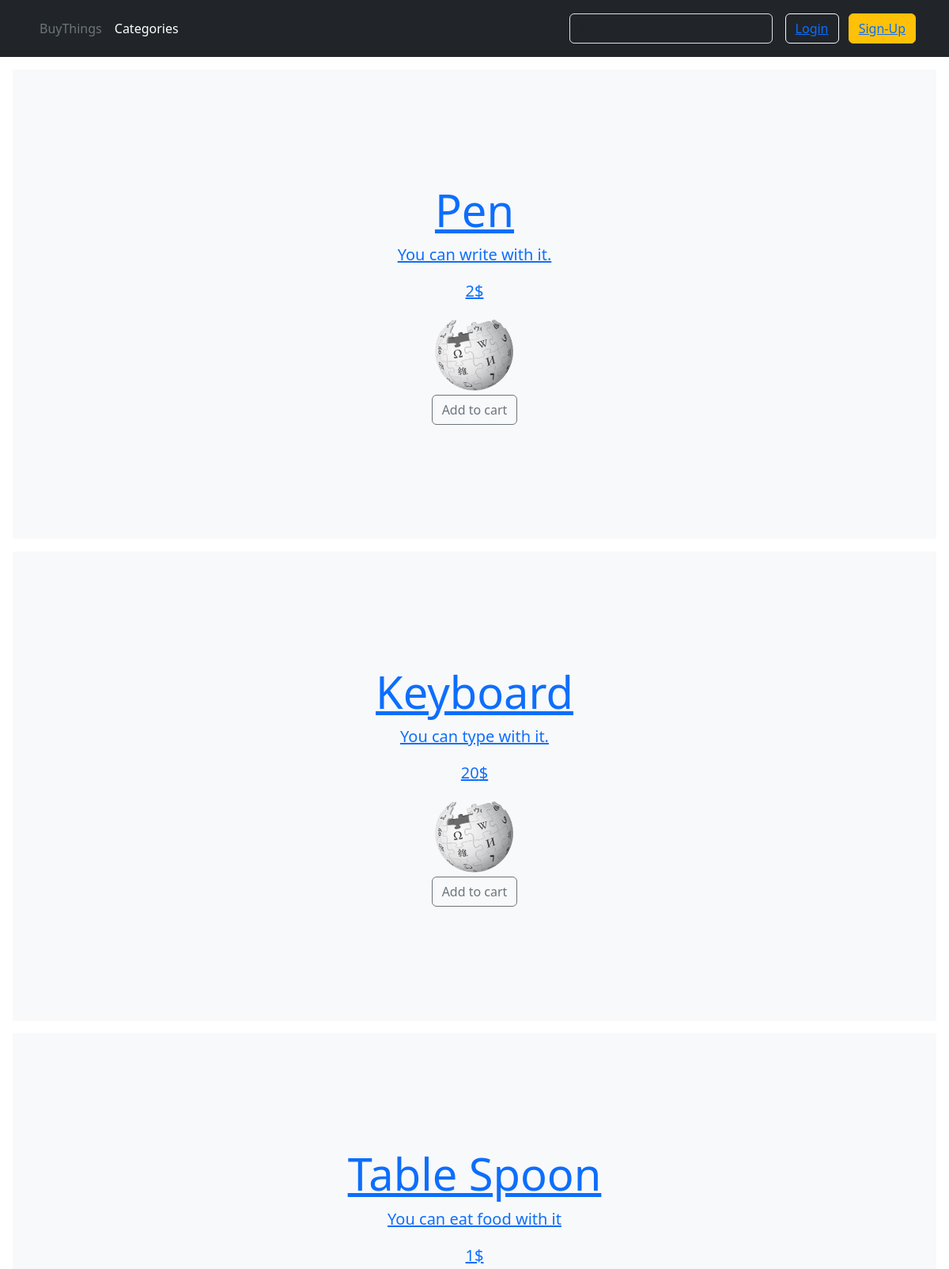
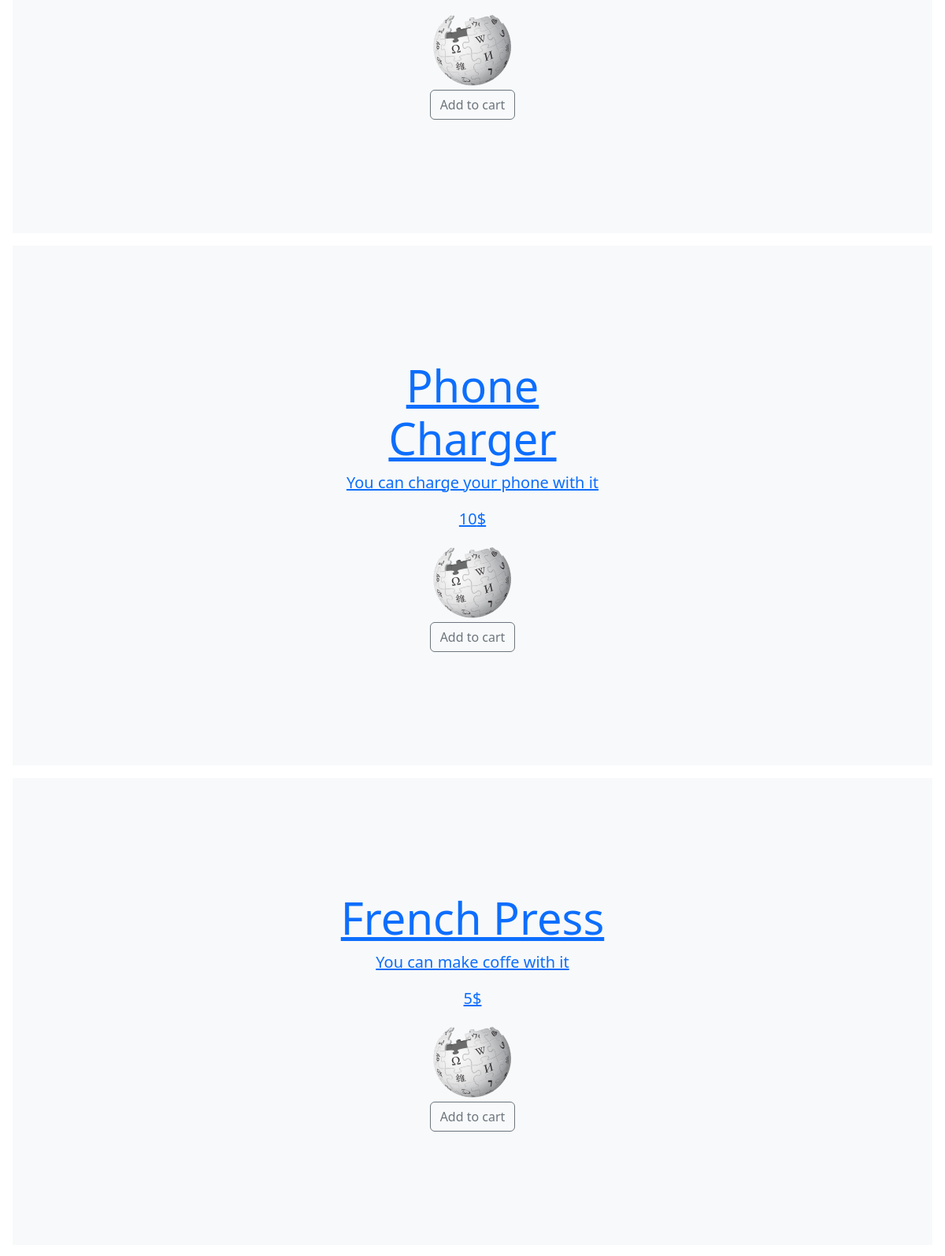
The page / (upper part) on the database its author committed (2 pictures, top to bottom).
### base/models.py (models this page shows, shortened)
class Product(models.Model):
    name = models.CharField(max_length=50)
    description = models.CharField(max_length=200)
    price = models.IntegerField(default=0)
    active = models.BooleanField(default=True)
    seller = models.ForeignKey(User, on_delete=models.CASCADE, null=True, blank=True)
    contact_number = models.CharField(max_length=12, default='')
    category = models.ForeignKey(Category, on_delete=models.CASCADE, null=True, blank=True)
    image = models.ImageField(upload_to='products/', null=True, blank=True)

### base/views.py (the view)
# urls.py: path('', views.index, name='index'),
def index(request):
    products = Product.objects.all()
    return render(request, 'base/index.html', {'products': products})

### base/templates/base/index.html (shortened to what this page needs)
{% extends "base.html" %}
{% block content %}
    {% for product in products %}
        {% if product.active %}
            <a href="{% url 'details' product.pk %}">
                <div class="position-relative overflow-hidden p-3 p-md-5 m-md-3 text-center bg-light">
                    <div class="col-md-5 p-lg-5 mx-auto my-5">
                      <h1 class="display-4 fw-normal">{{ product.name }}</h1>
                        <p class="lead fw-normal">{{ product.description }}</p>
                        <p class="lead fw-normal">{{ product.price }}$</p>
                        <img src="{{ product.image.url }} " alt="{{ product.name }}">
                        <br>
                        <a class="btn btn-outline-secondary" href="{% url 'add_to_cart' product.pk %}">Add to cart</a>
                    </div>
                </div>
            </a>
        {% endif %}
    {% endfor %}
{% endblock content %}

### rows shown on the page
Product: name "Pen", description "You can write with it.", price "2", image (picture)
Product: name "Keyboard", description "You can type with it.", price "20", image (picture)
Product: name "Table Spoon", description "You can eat food with it", price "1", image (picture)
Product: name "Phone Charger", description "You can charge your phone with it", price "10", image (picture)
Product: name "French Press", description "You can make coffe with it", price "5", image (picture)
